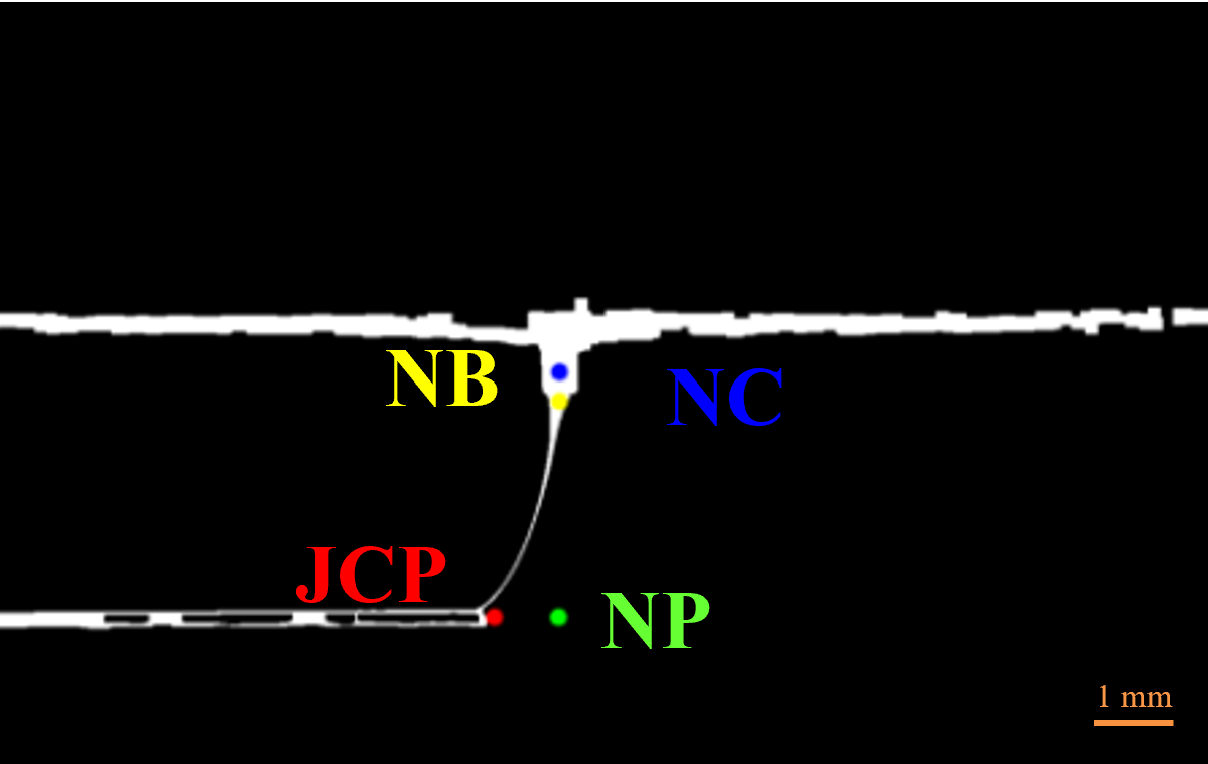
#> input picture img/jetlag.jpg, 1208 x 764 px
$ python -i utils.py   (imports and definitions only)   (older library calls are emulated)
#> lines starting #> are read from the running program, lines starting #| are printed output that depends on the picture; after the words box and inside, x2 and y2 are one past the last pixel; in counts of white or black regions, pixels touching at a corner belong together
import numpy as np
import cv2 as cv2
import time
import datetime
import math
import matplotlib as mpl
import matplotlib.pyplot as plt
import os
import time
import pandas as pd
import warnings
import seaborn as sns
import statistics

class transform:
    def __init__(self,width,height,x_shift,y_shift):
        """transform object used for crop and shift

        Args:
            width (int): width used for x crop, with respect to the centre
            height (int): height used for y crop, with respect to the centre
            x_shift (int): shift in x direction with respect to the centre
            y_shift (int): shift in y direction with respect to the centre
        """
        self.width = width
        self.height = height
        self.x_shift = x_shift
        self.y_shift = y_shift

class debug:
    def __init__(self,
                segmentation=False,
                scharr_segmentation=False,
                calibration=False,
                rotation=False,
                search_height = False,
                height_threshold = False,
                annotate=False,
                threshold = False,
                CLI=False,
                error=False,
                jetlag = False,
                blur=False,
                CP=False):
        self.segmentation = segmentation
        self.scharr_segmentation = scharr_segmentation
        self.calibration = calibration
        self.rotation = rotation
        self.search_height = search_height
        self.height_threshold = height_threshold
        self.threshold = threshold
        self.annotate = annotate
        self.CLI = CLI
        self.error = error
        self.jetlag = jetlag
        self.blur = blur
        self.CP=CP


class vid:
    def __init__(self,filepath,debug, calibration_frame='Start'):
        """Basic functions for analyzing openCV2 Videos,
        requires the filepath to a video file"""
        self.debug = debug
        if not os.path.exists(filepath): warnings.warn("Path Does Not Exist", filepath)
        self.video =cv2.VideoCapture(filepath)
        self.current_frame = self.get_frame(2)
        self.height,self.width = self.get_resolution()
        self.transform = transform(self.width,self.height,0,0)
        self.total_frames = self.get_duration()
        self.set_calibration_frame(calibration_frame) #Default frame for calibration is the first frame
        self.path = filepath


    def set_error_log(self,boolean=True):
        self.error_log = boolean

    def set_calibration_frame(self,frame_location):
        if frame_location == 'Start':
            if self.debug.CLI:
                print('frame used for calibration is 1')
            self.calibration_frame = 1

        elif frame_location == 'End':
            if self.debug.CLI:
                print('frame used for calibration is ',self.total_frames-1)
            self.calibration_frame = int(self.total_frames-1)

        elif frame_location == 'Centre':
            if self.debug.CLI:
                print('frame used for calibration is ',(self.total_frames +1)/2)
            self.calibration_frame = int((self.total_frames +1)/2)
        else:
            warnings.warn('Please use Start, End or Centre strings to indicate the frame location. Defaults to 1')
            self.calibration_frame = 1

    # [5 lines left out: function get_frameid, not called in this run]

    def get_duration(self):
        """Returns the last frame of the video"""
        fps = self.video.get(cv2.CAP_PROP_FPS)
        frame_count = int(self.video.get(cv2.CAP_PROP_FRAME_COUNT))
        return frame_count

    def get_frame(self,frame_id):
        """Returns image/frame from the video for a given frame_id."""
        self.video.set(cv2.CAP_PROP_POS_FRAMES, frame_id)
        ret, frame = self.video.read()
        return frame

    # [21 lines left out: functions get_current_frame, set_current_frame, show_frame, not called in this run]

    def get_resolution(self):
        """returns the x,y resolution of the currently set frame

        Returns:
            height(int): resolution height of current frame
            width(int): resolution width of current frame
        """
        height,width  = self.current_frame.shape[:2]
        return height,width

    # [57 lines left out: functions show_current_frame, set_transform, crop_to_roi, crop_current_frame, plot_histogram, not called in this run]

    def convert_grayscale(self,frame):
        """Convert image from BGR to Grayscale format

        Args:
            frame (ndarray): BGR image (not RGB)

        Returns:
            frame (ndarray): grayscale image
        """
        return cv2.cvtColor(frame,cv2.COLOR_BGR2GRAY)

    # [16 lines left out: functions convert_color, convert_current_grayscale, not called in this run]

    def find_y_edge(self,frame,x,y,direction='Up',minimum=0,maximum=None):
        """ find white pixel on a y direction.

        Args:
            frame (ndarray): Black/white (segmented) grayscale image
            x (int): start location on the x axis
            y (int): start location on the y axis
            direction (str, optional): search direction, up or down. Defaults to 'Up'.
            minimum (int, optional): minimum y value in image when searching down. Defaults to 0.
            maximum (_type_, optional): maximum y value in image when searching up. Defaults to self.height-1.

        Returns:
            y (int): y value where 'white' pixel (value above 230) is found
        """
        if maximum==None: maximum = self.height-1
        if direction == 'Up': factor = -1
        elif direction == 'Down': factor = 1
        else: raise ValueError("Value should be Up or Down ",direction, ' does not exist')

        while (y > minimum) and (y<maximum):
            if frame[int(y), int(x)] > 230:  # Check if the pixel is white
                break
            y = y+ factor*1
        return y

    # [24 lines left out: function find_y_edge_black, not called in this run]

    def find_x_edge(self,frame,x,y,direction='Right',minimum=0,maximum=None):
        """ find white pixel on a x direction.

        Args:
            frame (ndarray): Black/white (segmented) grayscale image
            x (int): start location on the x axis
            y (int): start location on the y axis
            direction (str, optional): search direction, Left or Right. Defaults to 'Right'.
            minimum (int, optional): minimum y value in image when searching down. Defaults to 0.
            maximum (_type_, optional): maximum y value in image when searching up. Defaults to self.height-1.

        Returns:
            y (int): y value where 'white' pixel (value above 230) is found
        """
        if maximum==None: maximum = self.width-1
        if direction == 'Left': factor = -1
        elif direction == 'Right': factor = 1
        else: raise ValueError("Value should be Left or Right ",direction, ' does not exist')

        while (x > minimum) and (x< maximum):
            if frame[int(y), int(x)] > 230:  # Check if the pixel is white
                break
            x = x + factor*1
        return x

    # [32 lines left out: function blur_canny_edge, not called in this run]

    def scharr_top_segmentation(self,frame):
        if self.debug.scharr_segmentation:
            print('Original Frame scharr top segmentation')
            self.show_frame(frame)

        frame_gray = self.convert_grayscale(frame)
        img = cv2.GaussianBlur(frame_gray,(15,15),0)
        gradient_x = cv2.Scharr(img, cv2.CV_64F, 0, 1)
        if self.debug.scharr_segmentation:
            print('gradient in x direction, scharr_top_segmentation')
            self.show_frame(gradient_x.astype(np.uint8))

        abs_gradient_x = cv2.convertScaleAbs(gradient_x)
        _, thresholded = cv2.threshold(abs_gradient_x, 0, 255, cv2.THRESH_BINARY + cv2.THRESH_OTSU)
        if self.debug.scharr_segmentation:
            print('thresholded image from scharr_top_segmentation')
            self.show_frame(thresholded)

        kernel = np.ones((5, 5), np.uint8) #kernel used for closing operation
        closed_scharr = cv2.morphologyEx(thresholded, cv2.MORPH_CLOSE, kernel)
        if self.debug.scharr_segmentation:
            print('closed scharr top segmentation')
            self.show_frame(closed_scharr)
        return closed_scharr


    # [56 lines left out: functions scharr_nozzle_segmentation, correct_rotation_legacy, not called in this run]

    def correct_rotation(self,frame,delineation_size=5):
        segmented_image = self.scharr_top_segmentation(frame)

        dilated_edges = segmented_image

        if self.debug.rotation:
            print('Threshold Image from Correct Rotation')
            self.show_frame(dilated_edges)
        redudancy = 10
        total_left = []
        total_right = []
        offset_step = 10
        for i in range(redudancy):
            x_offset = i*offset_step
            left_local = self.find_y_edge(dilated_edges,1 + x_offset ,int(2*self.height/3),direction='Up') #find the first white pixel on the left
            right_local = self.find_y_edge(dilated_edges,(self.width-1)-x_offset,int(2*self.height/3),direction='Up') #find the first white pixel on the right
            total_left.append(left_local)
            total_right.append(right_local)

        left = np.median(total_left)
        right = np.median(total_right)


        Opposite = (left-right)
        Adjacent = self.width
        Angle = math.tan(Opposite/Adjacent)
        Angle_degrees = np.rad2deg(Angle)
        self.angle = Angle_degrees
        self.angle_rad = Angle
        self.set_rotation_matrix()

        rotation_matrix = cv2.getRotationMatrix2D((self.width / 2, self.height / 2), -Angle_degrees, 1)
        rotated_frame = cv2.warpAffine(frame, rotation_matrix, (self.width, self.height))

        if self.debug.rotation:
            print('show_rotated_frame')
            self.show_frame(rotated_frame)
        return rotated_frame

    def rotate_frame(self,frame,angle=None):
        if angle==None: angle=self.angle
        rotation_matrix = cv2.getRotationMatrix2D((self.width / 2, self.height / 2), -angle, 1)
        rotated_frame = cv2.warpAffine(frame, rotation_matrix, (self.width, self.height))
        return rotated_frame

    def rotate_current_frame(self):
        self.current_frame = self.rotate_frame(self.current_frame,self.angle)

    def height_threshold(self,frame_gray):
        """Main segmentation, also used in frameanalysis although that version is a tweaked duplicate."""
        #First Threshold
        ret,threshold = cv2.threshold(frame_gray,70,255,cv2.THRESH_BINARY)
        if self.debug.height_threshold:
            print('height_threshold')
            self.show_frame(threshold)

        #Adaptive Threshold for Masking
        ada_threshold_image = cv2.adaptiveThreshold(frame_gray, 255, cv2.ADAPTIVE_THRESH_MEAN_C, cv2.THRESH_BINARY, 15, 9)
        if self.debug.height_threshold:
            print('adaptive threshold')
            self.show_frame(ada_threshold_image)

        kernel = np.ones((2, 2), np.uint8) #kernel used for closing operation
        closed_image = cv2.morphologyEx(ada_threshold_image, cv2.MORPH_CLOSE, kernel)
        closed_image = 255 - closed_image #Invert Image
        if self.debug.height_threshold:
            print('Closed Image - height_threshold ')
            self.show_frame(closed_image)

        kernel = np.ones((12,12), np.uint8)
        dilated_edges = cv2.dilate(closed_image, kernel, iterations=1)
        if self.debug.height_threshold:
            print('Dilated Image - height_threshold')
            self.show_frame(dilated_edges)
        combined_image = cv2.bitwise_and(threshold, dilated_edges)

        return combined_image

    def find_search_height(self,delineation_size=5,y_offset=30,mode=""):
        frame = self.get_frame(self.calibration_frame)

        self.corrected_frame = self.correct_rotation(frame,delineation_size=delineation_size)
        if self.debug.search_height and mode != 'nozzle_bottom':
            print('rotation corrected frame')
            self.show_frame(self.corrected_frame)

        frame = self.rotate_frame(frame)
        frame_gray = self.convert_grayscale(frame)

        combined_image = self.height_threshold(frame_gray)

        segmented_image = self.scharr_top_segmentation(frame)

        if self.debug.search_height and mode != 'nozzle_bottom':
            print('search_height segementation:')
            self.show_frame(segmented_image)

        x_offset_step = 10
        redudancy = 5
        search_height = []
        for i in range(redudancy):
            x_offset = x_offset_step + i*x_offset_step

            search_height.append(self.find_y_edge(segmented_image,int(x_offset),int(2*self.height/3)))

        search_height_final = np.median(search_height) + y_offset
        return search_height_final,combined_image

    # [47 lines left out: function find_nozzle_diameter_pixels_legacy, not called in this run]


    def find_nozzle_diameter_pixels(self,delineation_size = 5,return_location=False,redudancy = 10,temp_offset = 1,search_offset = 10,mode=''):
        #! Changed redudancy to 10 from 3
        search_height,dilated_edges_og = self.find_search_height(delineation_size=delineation_size,y_offset=search_offset,mode=mode)

        #Closing on dilated edges to get better consistancy
        closing_kernel = cv2.getStructuringElement(cv2.MORPH_RECT, (7, 7))
        #! WAS 5 instead of 7
        closed_image = cv2.morphologyEx(dilated_edges_og, cv2.MORPH_CLOSE, closing_kernel)

        dilated_edges = closed_image

        self.search_height = search_height
        left_edge_nozzle_list = []
        right_edge_nozzle_list = []

        start_x_left = int(self.width * 0.30) #was 20
        start_x_right = int(self.width * 0.70) #was self.width - 20
        k=0
        for i in range(redudancy):
            search = search_height+temp_offset*i
            left_edge_nozzle_list.append( self.find_x_edge(dilated_edges,start_x_left,search,direction='Right'))
            right_edge_nozzle_list.append(self.find_x_edge(dilated_edges,start_x_right,search,direction='Left'))
            k=i
        left_edge_nozzle = statistics.median(left_edge_nozzle_list)
        right_edge_nozzle = statistics.median(right_edge_nozzle_list)

        nozzle_diameter_pixels = right_edge_nozzle - left_edge_nozzle
        show_error = False
        while (nozzle_diameter_pixels > self.width*0.046) and ((search_height+temp_offset*3)<self.height):
            left_edge_nozzle_list = []
            right_edge_nozzle_list = []
            for i in range(redudancy):
                search = search_height+temp_offset*i
                left_edge_nozzle_list.append( self.find_x_edge(dilated_edges,20,search,direction='Right'))
                right_edge_nozzle_list.append(self.find_x_edge(dilated_edges,self.width-20,search,direction='Left'))
                k=i
            left_edge_nozzle = statistics.median(left_edge_nozzle_list)
            right_edge_nozzle = statistics.median(right_edge_nozzle_list)
            nozzle_diameter_pixels = right_edge_nozzle - left_edge_nozzle

            search_height += 1
            show_error=True

        if show_error:
            warnings.warn("Found abnormal nozzle diameter, possibly due to noise, searching lower height. Inspect image if hair or dust is visible and if it is possible to find the correct diameter at lower height. Image at path: "+str(self.path))
            if self.debug.error:
                print('Show Dilated Edges for abnormal nozzle diameter')
                self.show_frame(dilated_edges)

        if self.debug.calibration and mode != 'nozzle_bottom':
            print('nozzle diameter dilated edges: ')
            self.show_frame(dilated_edges)
            print(self.path)
            print("search height",search_height)
            print("Nozzle Diameter Pixels",nozzle_diameter_pixels)

        self.final_search_offset = search_height+temp_offset*i
        if return_location: return nozzle_diameter_pixels,left_edge_nozzle,right_edge_nozzle,search_height

        return nozzle_diameter_pixels

    def nozzle_calibration(self,nozzle_diameter=0.5):
        nozzle_diameter_pixels,left_edge_nozzle,right_edge_nozzle,search_height= self.find_nozzle_diameter_pixels(return_location=True)
        mm_per_pixel = nozzle_diameter / nozzle_diameter_pixels
        return mm_per_pixel,nozzle_diameter_pixels,left_edge_nozzle,right_edge_nozzle,search_height

    def set_rotation_matrix(self):
        angle = -self.angle_rad
        self.origin = ((self.width/2),(self.height/2))
        self.R = np.array([[np.cos(angle), -np.sin(angle)],
                    [np.sin(angle),  np.cos(angle)]])

    # [14 lines left out: functions rotate_coordinates, add_circle, not called in this run]


class Jet_Lag:
    def __init__(self,filepath,local_debug=None,nozzle_diameter=0.5,calibration_frame='Start',CP_mode='Legacy',CP_calibrated_distance=3,main_threshold=70):
        if local_debug == None: local_debug = debug()
        self.video = vid(filepath,local_debug,calibration_frame=calibration_frame)
#> in get_frame, frame is the input picture: shape (764, 1208, 3); mean B, G, R 9.9, 10.7, 11.3

        mm_per_pixel, nozzle_diameter_pixels,left_edge_nozzle,right_edge_nozzle,search_height = self.video.nozzle_calibration(nozzle_diameter = nozzle_diameter)
#> in scharr_top_segmentation, `gradient_x = cv2.Scharr(img, cv2.CV_64F, 0, 1)`:
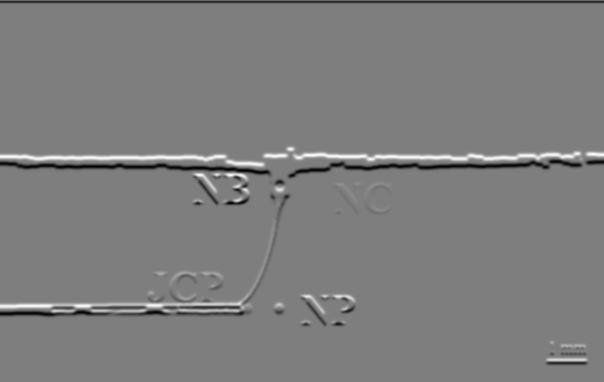
#> gradient_x: shape (764, 1208) float64 (shown at 1/2 size); min -1072, max 1088, mean -4.6; drawn with min black and max white
#> in scharr_top_segmentation, `_, thresholded = cv2.threshold(abs_gradient_x, 0, 255, cv2.THRESH_BINA..`:
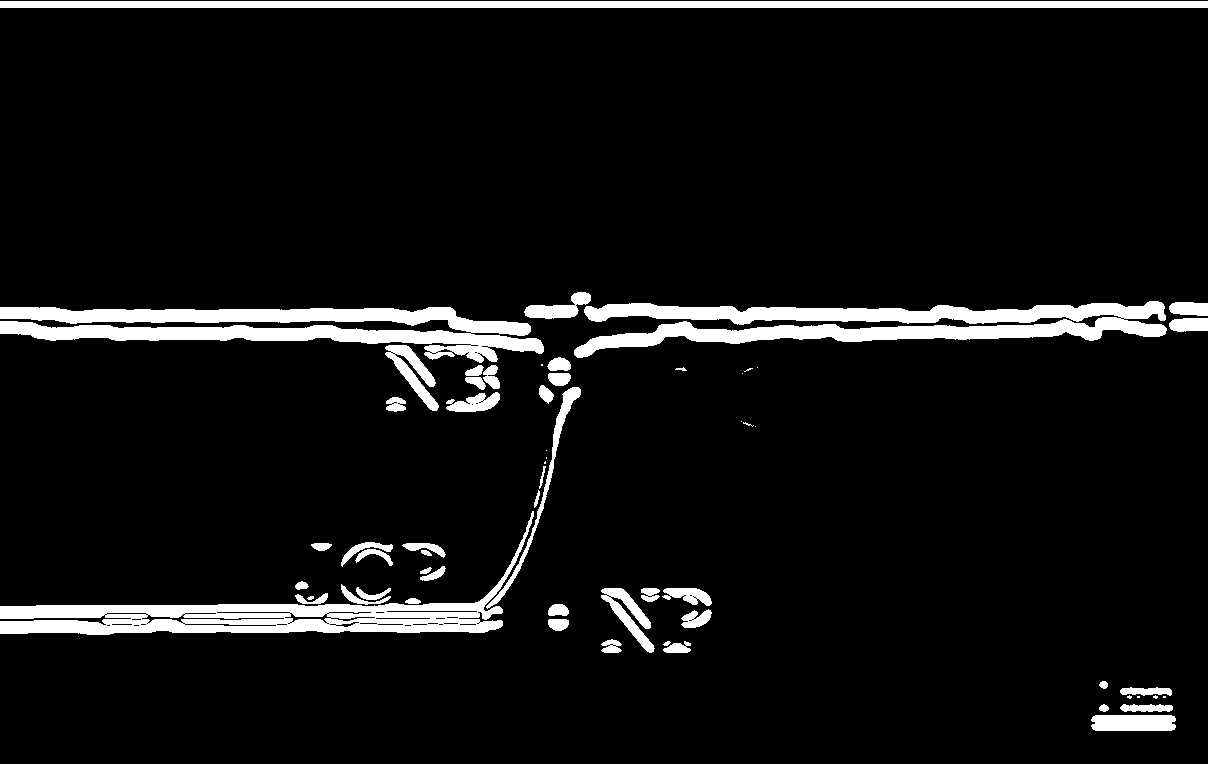
#> thresholded: shape (764, 1208); 7.1% white; 61 white regions (14 under 20 px), largest, box (x1, y1, x2, y2) and area: (574, 301, 1167, 358) 15575, (0, 307, 544, 363) 14728, (0, 511, 534, 635) 13001
#> the loop in correct_rotation, `for i in range(redudancy):` made 10 passes
#> (left_local, right_local) on passes 1 to 8: (333, 330), (333, 330), (334, 330), (335, 331), (338, 329), (340, 336), (339, 336), (339, 334)
#> after the loop in correct_rotation, `for i in range(redudancy):`: total_left = [333, 333, 334, 335, 338, 340, 339, 339, 337, 337]; total_right = [330, 330, 330, 331, 329, 336, 336, 334, 332, 329]
#> in correct_rotation, `left = np.median(total_left)`: left = 337
#> in correct_rotation, `right = np.median(total_right)`: right = 330.5
#> in correct_rotation, `Opposite = (left-right)`: Opposite = 6.5
#> in correct_rotation, `Angle = math.tan(Opposite/Adjacent)`: Angle = 0.00538
#> in correct_rotation, `Angle_degrees = np.rad2deg(Angle)`: Angle_degrees = 0.308
#> in correct_rotation, `self.angle_rad = Angle`: self.angle_rad = 0.00538
#> in set_rotation_matrix, `angle = -self.angle_rad`: angle = -0.00538
#> in set_rotation_matrix, `self.R = np.array([[np.cos(angle), -np.sin(angle)], [np.sin(angle),  n..`: self.R = [[1, 0.00538], [-0.00538, 1]]
#> in correct_rotation, `rotation_matrix = cv2.getRotationMatrix2D((self.width / 2, self.height..`: rotation_matrix = [[1, -0.00538, 2.06], [0.00538, 1, -3.24]]
#> in correct_rotation, `rotated_frame = cv2.warpAffine(frame, rotation_matrix, (self.width, se..`:
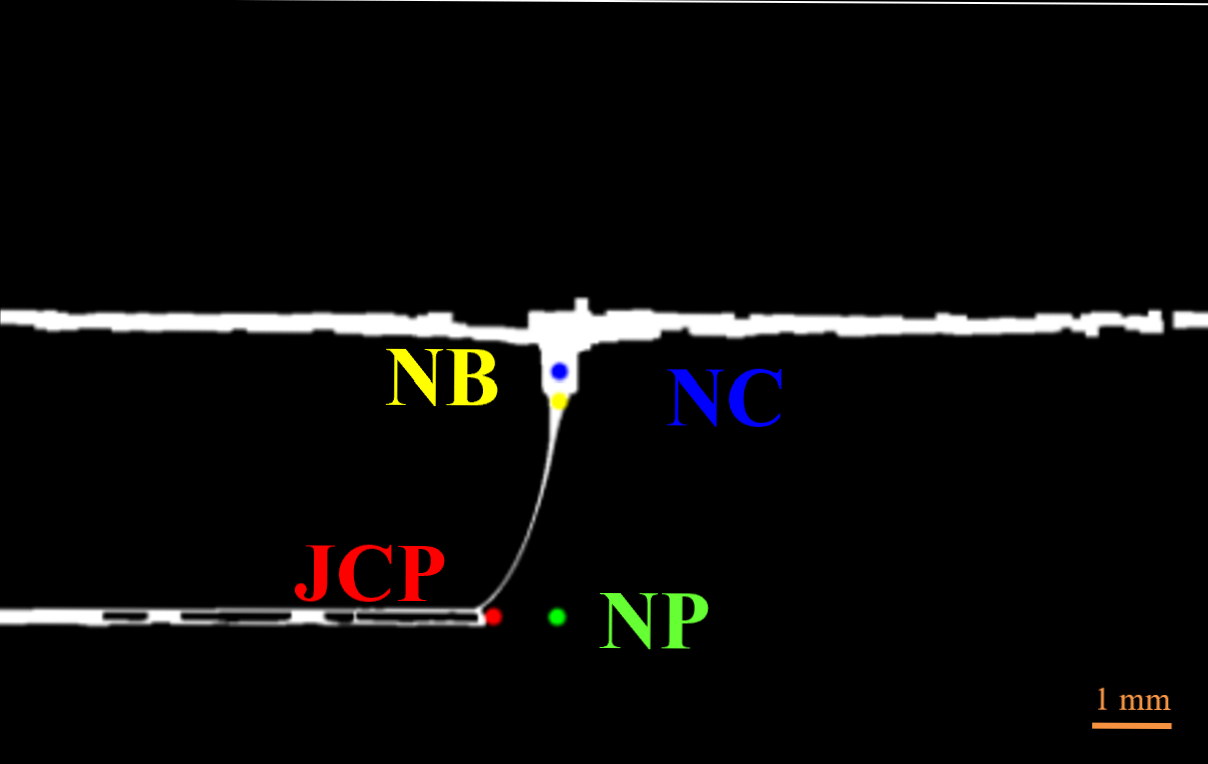
#> rotated_frame: shape (764, 1208, 3); mean B, G, R 9.7, 10.5, 11.1
#> in rotate_frame, `if angle==None: angle=self.angle`: angle = 0.308
#> in rotate_frame, `rotation_matrix = cv2.getRotationMatrix2D((self.width / 2, self.height..`: rotation_matrix = [[1, -0.00538, 2.06], [0.00538, 1, -3.24]]
#> (the rest of the program and of its run is left out)
